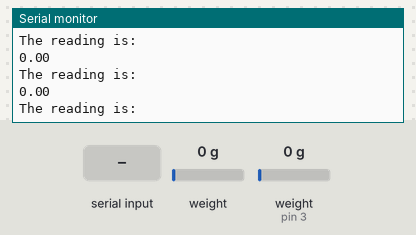
The sketch below on a simulated Arduino Uno, built with avr-gcc and run on an emulated ATmega328P. Parts: the last lines printed to the serial monitor. The inputs (shaded band) are chosen by the test bench; at power-on: weight on the scale (sensor on pin 3) 0 g, weight on the scale 0 g.

Above: at 14.5 s.
14.6 s: "1" received over Serial
16.2 s: "2" received over Serial
17.7 s: "3" received over Serial
19.2 s: weight on the scale (sensor on pin 3) set to 100 g
At 19.8 s:
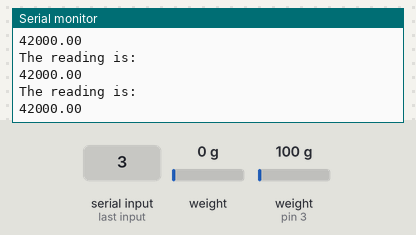
20.7 s: weight on the scale (sensor on pin 3) set to 1250 g
At 21.5 s:
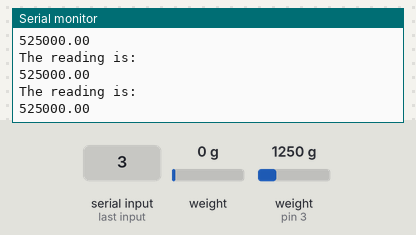
22.2 s: weight on the scale (sensor on pin 3) set to 2500 g
At 23.3 s:
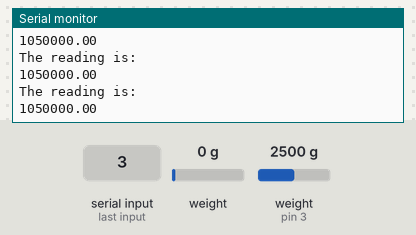
Timing chart, 0 to 25.2 s (numbered marks = the images above; inputs shaded):
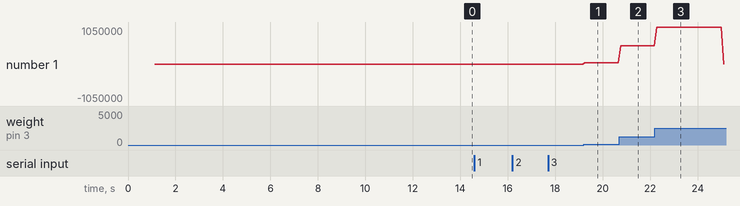

The sketch:

LoadCellDemo2_copy.ino
```cpp
/**
 * Next steps:
 * Go to BDW, design better scale
 * Calibrate for pounds / grams
 * Write code that takes a difference and records weight
 *
 * note: a pound is about 600000-605000
 * verfied with 2lbs, 2.5lbs
 * seems to fritz out greater than that (i.e. 5 pounds was off)
 */

#include "HX711.h"

#define DOUT  3
#define CLK  2

HX711 scale(DOUT, CLK);

// float for current value
float currentVal;
// float for time
int time;
// float of how much the scale is naturally off by
float calibrateVal;
// array for storing recent data over last 100 raw values
float lastHundredRaw[100];
// counter for last 100 raw values to tell which one it is
int rawCounter;
// array for averages of data over longer amount of time
float lastHundredAvg[100];
// counter for last 100 averages to tell which one it is
int avgCounter;

/**
 * setup method
 * prints out message and resets values
 */
void setup() {
  Serial.begin(9600);
  Serial.println("After readings begin, place known weight on scale");
  resetTime();
  resetStoredValues();
  calibrate();
}

/**
 * method to zero the scale
 */
void calibrate() {
  Serial.println("calibrating...");
  calibrateVal = 0;
  for (int i = 0; i < 10; i++) {
    calibrateVal += scale.read();
  }
  calibrateVal = calibrateVal / 10;
  Serial.println("calibrated");
}

/**
 * method to reset all values of data stored
 */
void resetStoredValues() {
  for(int i = 0; i < 100; i++) {
    lastHundredRaw[i] = -1;
    lastHundredAvg[i] = -1;
  }
  rawCounter = 0;
}

/**
 * method to reset time
 * can be set to 1 to avoid div by 0 errors
 */
void resetTime() {
  time = 0;
}

/**
 * loop method
 * get the currentVal using one of three methods
 * print value
 * save the value
 * calibrate if 'c' is entered
 * increment the time & raw counter
 */
void loop() {
  // Use only one of these
  //currentVal = ((time-1)/time) * currentVal +  (1/time) * cell.read(); // take long term average
  //currentVal = (0.5 * currentVal + 0.5 * scale.read()); // take recent average
  currentVal = scale.read(); // most recent reading

  currentVal = currentVal - calibrateVal;

  Serial.println("The reading is:");

  Serial.println(currentVal); // this is the calibrated val
  // divide by 600000 to get value in lbs

  // save the value to rawData array
  lastHundredRaw[rawCounter] = currentVal;

  // recalibrate if the letter c is entered
  // will delay reading by about half a second
  if(Serial.available())
  {
    char input = Serial.read();
    if(input == 'c')
      calibrate();
    if(input == '1')
      Serial.println("time is: " + time);
    if(input == '2')
      printLastHundredRaw();
    if(input == '3')
      printLastHundredAvg();
  }
  time++;
  if (time == 100) {
    averageData();
  }
  rawCounter++;
}

/**
 * function that concatenates data so that we have averages over time
 * this data will be used to determine longer time weight changes
 */
void averageData() {
  time = 0;
  int avg = 0;
  for (int i = 0; i < 100; i++) {
    avg += lastHundredRaw[i];
  }
  avg = avg / 100;
  lastHundredAvg[avgCounter] = avg;
  avgCounter++;
  if (avgCounter = 100) {
    avgCounter = 0;
  }
}

/**
 * prints the last 100 readings
 */
void printLastHundredRaw() {
  Serial.println("The last hundred values are as follows");
  for (int i = 0; i < 100; i++) {
    Serial.println(lastHundredRaw[i]);
  }
}

/**
 * prints the last 100 averages
 */
void printLastHundredAvg() {
  Serial.println("The last hundred averages are as follows");
  for (int i = 0; i < 100; i++) {
    Serial.println(lastHundredAvg[i]);
  }
}

/**
 * TODO:
 * function that looks at averages over time and calculates
 * differences to get the weight of the discharge
 */

/**
 * TODO:
 * function that checks when someone has sat down
 */

/**
 * TODO:
 * function that checks when someone has stood up
 * calculate weight of discharge
 * if incalculatable, print that message
 * if not, push to leaderboard
 */
```

Measured:
- after the input at 19.2 s, the serial monitor: prints a new line after 0.06 s (image 1)
- after the input at 20.7 s, the serial monitor: prints a new line after 0.07 s (image 2)
- after the input at 22.2 s, the serial monitor: prints a new line after 0.08 s (image 3)
- plotted number 1: 0 → 42000 after the input at 19.2 s, 42000 → 525000 after the input at 20.7 s, 525000 → -998416 after the input at 22.2 s
